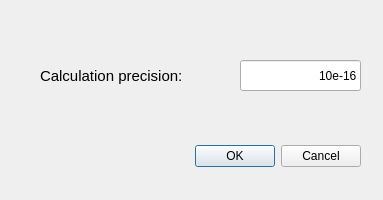
<?xml version="1.0" encoding="UTF-8"?>
<ui version="4.0">
 <class>PrecisionSelectionDialog</class>
 <widget class="QDialog" name="PrecisionSelectionDialog">
  <property name="geometry">
   <rect>
    <x>0</x>
    <y>0</y>
    <width>383</width>
    <height>200</height>
   </rect>
  </property>
  <property name="windowTitle">
   <string>Calculation precision</string>
  </property>
  <widget class="QDialogButtonBox" name="bb_precisitionSelection">
   <property name="geometry">
    <rect>
     <x>20</x>
     <y>140</y>
     <width>341</width>
     <height>32</height>
    </rect>
   </property>
   <property name="orientation">
    <enum>Qt::Horizontal</enum>
   </property>
   <property name="standardButtons">
    <set>QDialogButtonBox::Cancel|QDialogButtonBox::Ok</set>
   </property>
  </widget>
  <widget class="QLabel" name="la_calculation_precision">
   <property name="geometry">
    <rect>
     <x>40</x>
     <y>40</y>
     <width>181</width>
     <height>71</height>
    </rect>
   </property>
   <property name="font">
    <font>
     <pointsize>11</pointsize>
    </font>
   </property>
   <property name="text">
    <string>Calculation precision:</string>
   </property>
  </widget>
  <widget class="QLineEdit" name="le_calculationPrecision">
   <property name="geometry">
    <rect>
     <x>240</x>
     <y>60</y>
     <width>121</width>
     <height>31</height>
    </rect>
   </property>
   <property name="font">
    <font>
     <pointsize>9</pointsize>
    </font>
   </property>
   <property name="layoutDirection">
    <enum>Qt::RightToLeft</enum>
   </property>
   <property name="text">
    <string>10e-16</string>
   </property>
   <property name="alignment">
    <set>Qt::AlignRight|Qt::AlignTrailing|Qt::AlignVCenter</set>
   </property>
  </widget>
 </widget>
 <resources/>
 <connections>
  <connection>
   <sender>bb_precisitionSelection</sender>
   <signal>accepted()</signal>
   <receiver>PrecisionSelectionDialog</receiver>
   <slot>accept()</slot>
   <hints>
    <hint type="sourcelabel">
     <x>248</x>
     <y>254</y>
    </hint>
    <hint type="destinationlabel">
     <x>157</x>
     <y>274</y>
    </hint>
   </hints>
  </connection>
  <connection>
   <sender>bb_precisitionSelection</sender>
   <signal>rejected()</signal>
   <receiver>PrecisionSelectionDialog</receiver>
   <slot>reject()</slot>
   <hints>
    <hint type="sourcelabel">
     <x>316</x>
     <y>260</y>
    </hint>
    <hint type="destinationlabel">
     <x>286</x>
     <y>274</y>
    </hint>
   </hints>
  </connection>
 </connections>
</ui>
